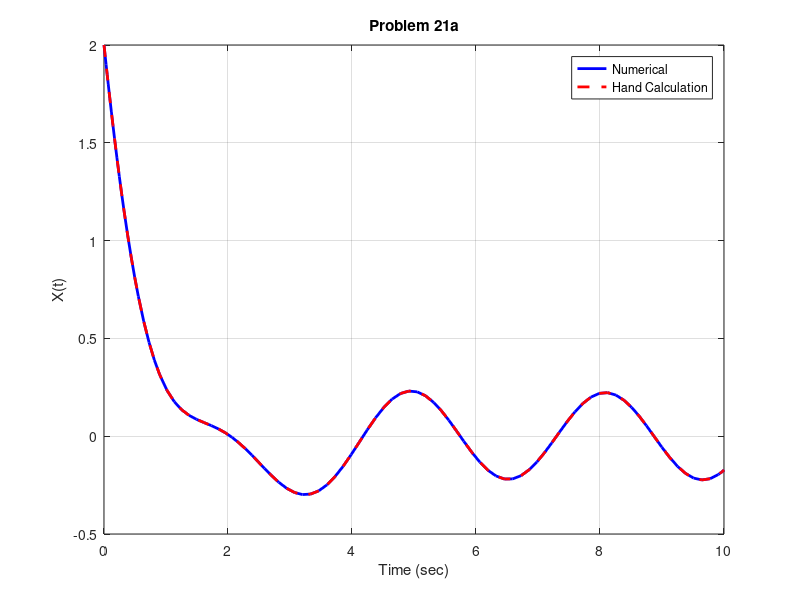

Recreate this plot in MATLAB.
%%%%% xdbldot + 2*xdot + 2*x = sin(2*t)
%%%%% x(0) = 2 and xdot(0) = -3
function problem21a()
close all
[tout,zout] = ode45(@Derivatives,[0 10],[2;-3]);
xout = zout(:,1);
xdotout = zout(:,2);

%%%This plots it
plot(tout,xout,'b-','LineWidth',2)
grid on
xlabel('Time (sec)')
ylabel(' X(t) ')
title(' Problem 21a ')

%%%Plot the solution obtained by hand
hold on
x_hand = exp(-tout).*(11/5*cos(tout)-3/5*sin(tout)) - 1/5*cos(2*tout) - 1/10*sin(2*tout);
plot(tout,x_hand,'r--','LineWidth',2)
legend('Numerical','Hand Calculation')


function  zdot = Derivatives(t,z)
x = z(1);
xdot = z(2);
xdbldot = -2*xdot - 2*x + sin(2*t);
zdot = [xdot;xdbldot];
